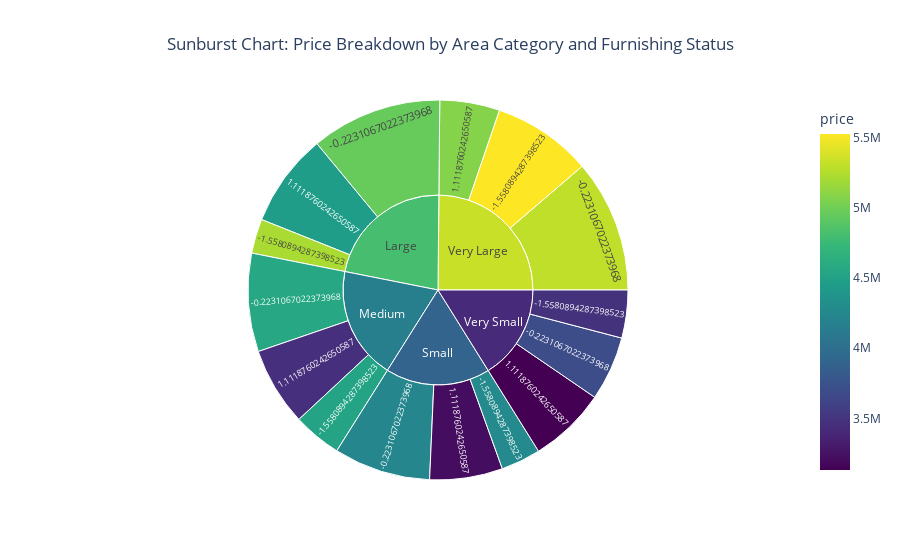

Notebook code for this chart:
### Code cell
import plotly.express as px

fig = px.sunburst(
    df,
    path=['area_category', 'furnishingstatus'],  # existing columns
    values='price',
    color='price',
    color_continuous_scale='Viridis',
    title='Sunburst Chart: Price Breakdown by Area Category and Furnishing Status'
)
fig.update_layout(title_x=0.5)
fig.show()

### Figure 1 — Plotly figure (JSON) as saved in the notebook; plotly's stock layout.template omitted (floating-point values rounded to 4 significant figures)
{"data": [{"branchvalues": "total", "customdata": [[3481000.0], [4273000.0], [4528000.0], [5214000.0], [5526000.0], [3699000.0], [4247000.0], [4561000.0], [4960000.0], [5302000.0], [3132000.0], [3213000.0], [3459000.0], [4455000.0], [5077000.0], [3413000.0], [3892000.0], [4170000.0], [4812000.0], [5332000.0]], "domain": {"x": [0, 1], "y": [0, 1]}, "hovertemplate": "labels=%{label}<br>price_sum=%{value}<br>parent=%{parent}<br>id=%{id}<br>price=%{color}<extra></extra>", "ids": ["Very Small/-1.5580894287398523", "Small/-1.5580894287398523", "Medium/-1.5580894287398523", "Large/-1.5580894287398523", "Very Large/-1.5580894287398523", "Very Small/-0.2231067022373968", "Small/-0.2231067022373968", "Medium/-0.2231067022373968", "Large/-0.2231067022373968", "Very Large/-0.2231067022373968", "Very Small/1.1118760242650587", "Small/1.1118760242650587", "Medium/1.1118760242650587", "Large/1.1118760242650587", "Very Large/1.1118760242650587", "Very Small", "Small", "Medium", "Large", "Very Large"], "labels": ["-1.5580894287398523", "-1.5580894287398523", "-1.5580894287398523", "-1.5580894287398523", "-1.5580894287398523", "-0.2231067022373968", "-0.2231067022373968", "-0.2231067022373968", "-0.2231067022373968", "-0.2231067022373968", "1.1118760242650587", "1.1118760242650587", "1.1118760242650587", "1.1118760242650587", "1.1118760242650587", "Very Small", "Small", "Medium", "Large", "Very Large"], "marker": {"coloraxis": "coloraxis", "colors": [3481000.0, 4273000.0, 4528000.0, 5214000.0, 5526000.0, 3699000.0, 4247000.0, 4561000.0, 4960000.0, 5302000.0, 3132000.0, 3213000.0, 3459000.0, 4455000.0, 5077000.0, 3413000.0, 3892000.0, 4170000.0, 4812000.0, 5332000.0]}, "name": "", "parents": ["Very Small", "Small", "Medium", "Large", "Very Large", "Very Small", "Small", "Medium", "Large", "Very Large", "Very Small", "Small", "Medium", "Large", "Very Large", "", "", "", "", ""], "type": "sunburst", "values": [60123000, 49843500, 61061000, 43281000, 125076000, 80913000, 121583000, 123497500, 164647000, 166691000, 97027000, 91616000, 98539000, 117386500, 75145000, 238063000, 263042500, 283097500, 325314500, 366912000]}], "layout": {"coloraxis": {"colorbar": {"title": {"text": "price"}}, "colorscale": [[0, "#440154"], [0.1111, "#482878"], [0.2222, "#3e4989"], [0.3333, "#31688e"], [0.4444, "#26828e"], [0.5556, "#1f9e89"], [0.6667, "#35b779"], [0.7778, "#6ece58"], [0.8889, "#b5de2b"], [1, "#fde725"]]}, "legend": {"tracegroupgap": 0}, "title": {"text": "Sunburst Chart: Price Breakdown by Area Category and Furnishing Status", "x": 0.5}}}
